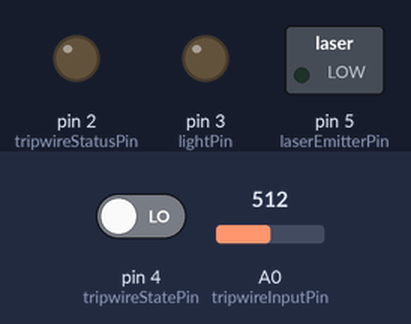
The sketch below on a simulated Arduino Uno, built with avr-gcc and run on an emulated ATmega328P. On the bench: switched loads named in the sketch (green lamp = pin HIGH), output pins drawn as LEDs (lit = HIGH). The test bench sets the inputs (shaded band); at power-on: pin 4 (tripwireStatePin) LOW, A0 (tripwireInputPin) = 512. The audio player accepts every command and is not drawn; what the sketch prints to the serial monitor is not drawn.

Above: at 1.7 s.
1.8 s: pin 4 (tripwireStatePin) driven HIGH
At 3.0 s:
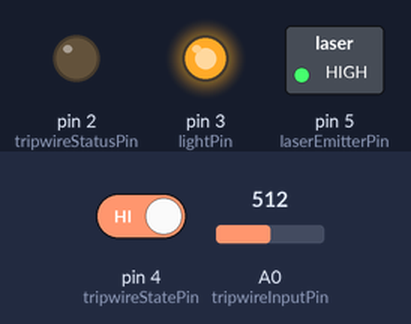
3.3 s: pin 4 (tripwireStatePin) driven LOW
At 4.3 s:
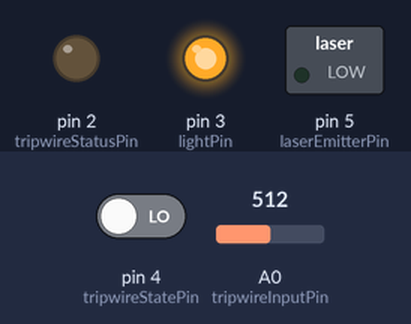
Timing chart, 0 to 13.2 s (numbered marks = the images above; inputs shaded):
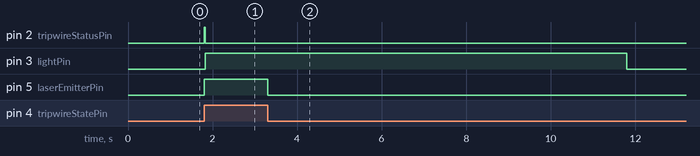

The sketch:

Arduino.ino
```cpp
#include "Arduino.h"
#include "DFRobotDFPlayerMini.h"
#include <SoftwareSerial.h>

int tripwireInputPin = A0;
int tripwireStatusPin = 2; // Value 0 = Untripped, 1 = Tripped.
int lightPin = 3; // Value 0 = Off, 1 = On.
int tripwireStatePin = 4;
int laserEmitterPin = 5;
int threshold = 900;
unsigned long tripwireCooldown = 15 * 1000;
unsigned long timeWhenTripped = -tripwireCooldown;
unsigned long lightOnDuration = 1000 * 10;
unsigned long timeWhenLightTurnsOn = -lightOnDuration;

SoftwareSerial softSerial(/*rx =*/10, /*tx =*/11);

DFRobotDFPlayerMini myDFPlayer;

void setup() {
  softSerial.begin(9600);
  Serial.begin(115200);

  pinMode(tripwireInputPin, INPUT);
  pinMode(tripwireStatusPin, OUTPUT);
  pinMode(tripwireStatePin, INPUT);
  pinMode(lightPin, OUTPUT);
  pinMode(laserEmitterPin, OUTPUT);

  Serial.println();
  Serial.println(F("Initializing DFPlayer ..."));

  if (!myDFPlayer.begin(softSerial, true, true)) {
    Serial.println(F("Unable to begin player..."));
    while(true);
  }
  Serial.println(F("DFPlayer Mini online."));

  myDFPlayer.setTimeOut(500);
  myDFPlayer.volume(20);
  myDFPlayer.EQ(DFPLAYER_EQ_NORMAL);
  myDFPlayer.outputDevice(DFPLAYER_DEVICE_SD);
}

void loop() {
  unsigned long now = millis();

  int tripwireState = digitalRead(tripwireStatePin);
  digitalWrite(laserEmitterPin, tripwireState);

  int laserReading = analogRead(tripwireInputPin);

  if (tripwireState == HIGH && laserReading < threshold && (now - timeWhenTripped >= tripwireCooldown)) {
    // tripped and can be detected
    digitalWrite(tripwireStatusPin, HIGH);
    myDFPlayer.play(1);
    timeWhenTripped = now;
    timeWhenLightTurnsOn = now;
  } else {
    digitalWrite(tripwireStatusPin, LOW);
  }

  if (now - timeWhenLightTurnsOn < lightOnDuration) {
    digitalWrite(lightPin, HIGH);
  } else {
    digitalWrite(lightPin, LOW);
  }
}
```

Measured:
- after the input at 1.8 s, pin 2 (tripwireStatusPin): LOW → HIGH at once, → LOW 0.03 s later; pin 3 (lightPin), pin 5 (laserEmitterPin): LOW → HIGH at once
- after the input at 3.3 s, pin 5 (laserEmitterPin): HIGH → LOW at once
